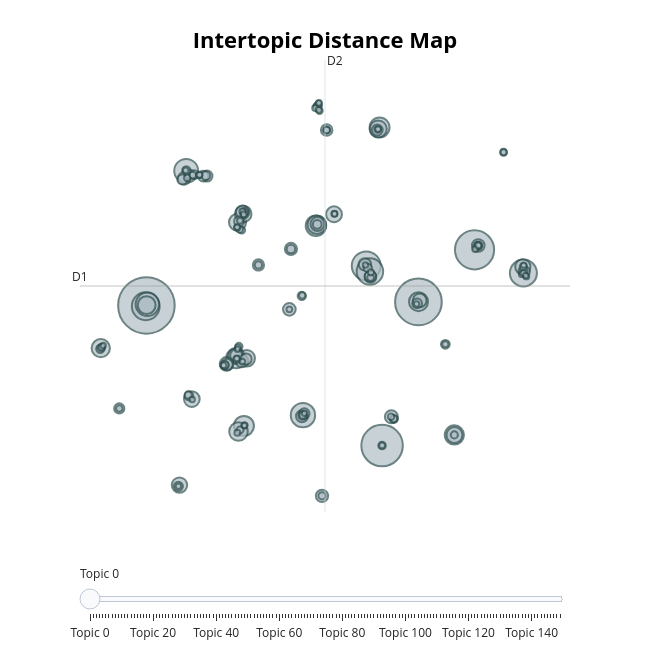

Here is the notebook cell this chart was saved with:
### Markdown cell above
### Distance Sémantique des thèmes

### Code cell
# Affiche l'interactivité des thèmes (distance sémantique)
topic_model.visualize_topics()

### Figure 1 — Plotly figure (JSON) as saved in the notebook; plotly's stock layout.template omitted (floating-point values rounded to 4 significant figures; data arrays with more than 128 entries replaced by an {"elided": "..."} marker saying what was removed)
{"data": [{"customdata": {"elided": "150x3 mixed values"}, "hovertemplate": "<b>Topic %{customdata[0]}</b><br>%{customdata[1]}<br>Size: %{customdata[2]}", "legendgroup": "", "marker": {"color": "#B0BEC5", "line": {"color": "DarkSlateGrey", "width": 2}, "size": {"elided": "150 int values"}, "sizemode": "area", "sizeref": 2.023, "symbol": "circle"}, "mode": "markers", "name": "", "orientation": "v", "showlegend": false, "type": "scatter", "x": {"elided": "150 float values"}, "xaxis": "x", "y": {"elided": "150 float values"}, "yaxis": "y"}], "layout": {"annotations": [{"showarrow": false, "text": "D1", "x": -12.37, "y": 7.129, "yshift": 10}, {"showarrow": false, "text": "D2", "x": 7.147, "xshift": 10, "y": 22.92}], "height": 650, "hoverlabel": {"bgcolor": "white", "font": {"family": "Rockwell", "size": 16}}, "legend": {"itemsizing": "constant", "tracegroupgap": 0}, "margin": {"t": 60}, "shapes": [{"line": {"color": "#CFD8DC", "width": 2}, "type": "line", "x0": 7.147, "x1": 7.147, "y0": -8.659, "y1": 22.92}, {"line": {"color": "#9E9E9E", "width": 2}, "type": "line", "x0": -12.37, "x1": 26.67, "y0": 7.129, "y1": 7.129}], "sliders": [{"active": 0, "pad": {"t": 50}, "steps": [{"args": [{"marker.color": {"elided": "1x150 str values"}}], "label": "Topic 0", "method": "update"}, {"args": [{"marker.color": {"elided": "1x150 str values"}}], "label": "Topic 1", "method": "update"}, {"args": [{"marker.color": {"elided": "1x150 str values"}}], "label": "Topic 2", "method": "update"}, {"args": [{"marker.color": {"elided": "1x150 str values"}}], "label": "Topic 3", "method": "update"}, {"args": [{"marker.color": {"elided": "1x150 str values"}}], "label": "Topic 4", "method": "update"}, {"args": [{"marker.color": {"elided": "1x150 str values"}}], "label": "Topic 5", "method": "update"}, {"args": [{"marker.color": {"elided": "1x150 str values"}}], "label": "Topic 6", "method": "update"}, {"args": [{"marker.color": {"elided": "1x150 str values"}}], "label": "Topic 7", "method": "update"}, {"args": [{"marker.color": {"elided": "1x150 str values"}}], "label": "Topic 8", "method": "update"}, {"args": [{"marker.color": {"elided": "1x150 str values"}}], "label": "Topic 9", "method": "update"}, {"args": [{"marker.color": {"elided": "1x150 str values"}}], "label": "Topic 10", "method": "update"}, {"args": [{"marker.color": {"elided": "1x150 str values"}}], "label": "Topic 11", "method": "update"}, {"args": [{"marker.color": {"elided": "1x150 str values"}}], "label": "Topic 12", "method": "update"}, {"args": [{"marker.color": {"elided": "1x150 str values"}}], "label": "Topic 13", "method": "update"}, {"args": [{"marker.color": {"elided": "1x150 str values"}}], "label": "Topic 14", "method": "update"}, {"args": [{"marker.color": {"elided": "1x150 str values"}}], "label": "Topic 15", "method": "update"}, {"args": [{"marker.color": {"elided": "1x150 str values"}}], "label": "Topic 16", "method": "update"}, {"args": [{"marker.color": {"elided": "1x150 str values"}}], "label": "Topic 17", "method": "update"}, {"args": [{"marker.color": {"elided": "1x150 str values"}}], "label": "Topic 18", "method": "update"}, {"args": [{"marker.color": {"elided": "1x150 str values"}}], "label": "Topic 19", "method": "update"}, {"args": [{"marker.color": {"elided": "1x150 str values"}}], "label": "Topic 20", "method": "update"}, {"args": [{"marker.color": {"elided": "1x150 str values"}}], "label": "Topic 21", "method": "update"}, {"args": [{"marker.color": {"elided": "1x150 str values"}}], "label": "Topic 22", "method": "update"}, {"args": [{"marker.color": {"elided": "1x150 str values"}}], "label": "Topic 23", "method": "update"}, {"args": [{"marker.color": {"elided": "1x150 str values"}}], "label": "Topic 24", "method": "update"}, {"args": [{"marker.color": {"elided": "1x150 str values"}}], "label": "Topic 25", "method": "update"}, {"args": [{"marker.color": {"elided": "1x150 str values"}}], "label": "Topic 26", "method": "update"}, {"args": [{"marker.color": {"elided": "1x150 str values"}}], "label": "Topic 27", "method": "update"}, {"args": [{"marker.color": {"elided": "1x150 str values"}}], "label": "Topic 28", "method": "update"}, {"args": [{"marker.color": {"elided": "1x150 str values"}}], "label": "Topic 29", "method": "update"}, {"args": [{"marker.color": {"elided": "1x150 str values"}}], "label": "Topic 30", "method": "update"}, {"args": [{"marker.color": {"elided": "1x150 str values"}}], "label": "Topic 31", "method": "update"}, {"args": [{"marker.color": {"elided": "1x150 str values"}}], "label": "Topic 32", "method": "update"}, {"args": [{"marker.color": {"elided": "1x150 str values"}}], "label": "Topic 33", "method": "update"}, {"args": [{"marker.color": {"elided": "1x150 str values"}}], "label": "Topic 34", "method": "update"}, {"args": [{"marker.color": {"elided": "1x150 str values"}}], "label": "Topic 35", "method": "update"}, {"args": [{"marker.color": {"elided": "1x150 str values"}}], "label": "Topic 36", "method": "update"}, {"args": [{"marker.color": {"elided": "1x150 str values"}}], "label": "Topic 37", "method": "update"}, {"args": [{"marker.color": {"elided": "1x150 str values"}}], "label": "Topic 38", "method": "update"}, {"args": [{"marker.color": {"elided": "1x150 str values"}}], "label": "Topic 39", "method": "update"}, {"args": [{"marker.color": {"elided": "1x150 str values"}}], "label": "Topic 40", "method": "update"}, {"args": [{"marker.color": {"elided": "1x150 str values"}}], "label": "Topic 41", "method": "update"}, {"args": [{"marker.color": {"elided": "1x150 str values"}}], "label": "Topic 42", "method": "update"}, {"args": [{"marker.color": {"elided": "1x150 str values"}}], "label": "Topic 43", "method": "update"}, {"args": [{"marker.color": {"elided": "1x150 str values"}}], "label": "Topic 44", "method": "update"}, {"args": [{"marker.color": {"elided": "1x150 str values"}}], "label": "Topic 45", "method": "update"}, {"args": [{"marker.color": {"elided": "1x150 str values"}}], "label": "Topic 46", "method": "update"}, {"args": [{"marker.color": {"elided": "1x150 str values"}}], "label": "Topic 47", "method": "update"}, {"args": [{"marker.color": {"elided": "1x150 str values"}}], "label": "Topic 48", "method": "update"}, {"args": [{"marker.color": {"elided": "1x150 str values"}}], "label": "Topic 49", "method": "update"}, {"args": [{"marker.color": {"elided": "1x150 str values"}}], "label": "Topic 50", "method": "update"}, {"args": [{"marker.color": {"elided": "1x150 str values"}}], "label": "Topic 51", "method": "update"}, {"args": [{"marker.color": {"elided": "1x150 str values"}}], "label": "Topic 52", "method": "update"}, {"args": [{"marker.color": {"elided": "1x150 str values"}}], "label": "Topic 53", "method": "update"}, {"args": [{"marker.color": {"elided": "1x150 str values"}}], "label": "Topic 54", "method": "update"}, {"args": [{"marker.color": {"elided": "1x150 str values"}}], "label": "Topic 55", "method": "update"}, {"args": [{"marker.color": {"elided": "1x150 str values"}}], "label": "Topic 56", "method": "update"}, {"args": [{"marker.color": {"elided": "1x150 str values"}}], "label": "Topic 57", "method": "update"}, {"args": [{"marker.color": {"elided": "1x150 str values"}}], "label": "Topic 58", "method": "update"}, {"args": [{"marker.color": {"elided": "1x150 str values"}}], "label": "Topic 59", "method": "update"}, {"args": [{"marker.color": {"elided": "1x150 str values"}}], "label": "Topic 60", "method": "update"}, {"args": [{"marker.color": {"elided": "1x150 str values"}}], "label": "Topic 61", "method": "update"}, {"args": [{"marker.color": {"elided": "1x150 str values"}}], "label": "Topic 62", "method": "update"}, {"args": [{"marker.color": {"elided": "1x150 str values"}}], "label": "Topic 63", "method": "update"}, {"args": [{"marker.color": {"elided": "1x150 str values"}}], "label": "Topic 64", "method": "update"}, {"args": [{"marker.color": {"elided": "1x150 str values"}}], "label": "Topic 65", "method": "update"}, {"args": [{"marker.color": {"elided": "1x150 str values"}}], "label": "Topic 66", "method": "update"}, {"args": [{"marker.color": {"elided": "1x150 str values"}}], "label": "Topic 67", "method": "update"}, {"args": [{"marker.color": {"elided": "1x150 str values"}}], "label": "Topic 68", "method": "update"}, {"args": [{"marker.color": {"elided": "1x150 str values"}}], "label": "Topic 69", "method": "update"}, {"args": [{"marker.color": {"elided": "1x150 str values"}}], "label": "Topic 70", "method": "update"}, {"args": [{"marker.color": {"elided": "1x150 str values"}}], "label": "Topic 71", "method": "update"}, {"args": [{"marker.color": {"elided": "1x150 str values"}}], "label": "Topic 72", "method": "update"}, {"args": [{"marker.color": {"elided": "1x150 str values"}}], "label": "Topic 73", "method": "update"}, {"args": [{"marker.color": {"elided": "1x150 str values"}}], "label": "Topic 74", "method": "update"}, {"args": [{"marker.color": {"elided": "1x150 str values"}}], "label": "Topic 75", "method": "update"}, {"args": [{"marker.color": {"elided": "1x150 str values"}}], "label": "Topic 76", "method": "update"}, {"args": [{"marker.color": {"elided": "1x150 str values"}}], "label": "Topic 77", "method": "update"}, {"args": [{"marker.color": {"elided": "1x150 str values"}}], "label": "Topic 78", "method": "update"}, {"args": [{"marker.color": {"elided": "1x150 str values"}}], "label": "Topic 79", "method": "update"}, {"args": [{"marker.color": {"elided": "1x150 str values"}}], "label": "Topic 80", "method": "update"}, {"args": [{"marker.color": {"elided": "1x150 str values"}}], "label": "Topic 81", "method": "update"}, {"args": [{"marker.color": {"elided": "1x150 str values"}}], "label": "Topic 82", "method": "update"}, {"args": [{"marker.color": {"elided": "1x150 str values"}}], "label": "Topic 83", "method": "update"}, {"args": [{"marker.color": {"elided": "1x150 str values"}}], "label": "Topic 84", "method": "update"}, {"args": [{"marker.color": {"elided": "1x150 str values"}}], "label": "Topic 85", "method": "update"}, {"args": [{"marker.color": {"elided": "1x150 str values"}}], "label": "Topic 86", "method": "update"}, {"args": [{"marker.color": {"elided": "1x150 str values"}}], "label": "Topic 87", "method": "update"}, {"args": [{"marker.color": {"elided": "1x150 str values"}}], "label": "Topic 88", "method": "update"}, {"args": [{"marker.color": {"elided": "1x150 str values"}}], "label": "Topic 89", "method": "update"}, {"args": [{"marker.color": {"elided": "1x150 str values"}}], "label": "Topic 90", "method": "update"}, {"args": [{"marker.color": {"elided": "1x150 str values"}}], "label": "Topic 91", "method": "update"}, {"args": [{"marker.color": {"elided": "1x150 str values"}}], "label": "Topic 92", "method": "update"}, {"args": [{"marker.color": {"elided": "1x150 str values"}}], "label": "Topic 93", "method": "update"}, {"args": [{"marker.color": {"elided": "1x150 str values"}}], "label": "Topic 94", "method": "update"}, {"args": [{"marker.color": {"elided": "1x150 str values"}}], "label": "Topic 95", "method": "update"}, {"args": [{"marker.color": {"elided": "1x150 str values"}}], "label": "Topic 96", "method": "update"}, {"args": [{"marker.color": {"elided": "1x150 str values"}}], "label": "Topic 97", "method": "update"}, {"args": [{"marker.color": {"elided": "1x150 str values"}}], "label": "Topic 98", "method": "update"}, {"args": [{"marker.color": {"elided": "1x150 str values"}}], "label": "Topic 99", "method": "update"}, {"args": [{"marker.color": {"elided": "1x150 str values"}}], "label": "Topic 100", "method": "update"}, {"args": [{"marker.color": {"elided": "1x150 str values"}}], "label": "Topic 101", "method": "update"}, {"args": [{"marker.color": {"elided": "1x150 str values"}}], "label": "Topic 102", "method": "update"}, {"args": [{"marker.color": {"elided": "1x150 str values"}}], "label": "Topic 103", "method": "update"}, {"args": [{"marker.color": {"elided": "1x150 str values"}}], "label": "Topic 104", "method": "update"}, {"args": [{"marker.color": {"elided": "1x150 str values"}}], "label": "Topic 105", "method": "update"}, {"args": [{"marker.color": {"elided": "1x150 str values"}}], "label": "Topic 106", "method": "update"}, {"args": [{"marker.color": {"elided": "1x150 str values"}}], "label": "Topic 107", "method": "update"}, {"args": [{"marker.color": {"elided": "1x150 str values"}}], "label": "Topic 108", "method": "update"}, {"args": [{"marker.color": {"elided": "1x150 str values"}}], "label": "Topic 109", "method": "update"}, {"args": [{"marker.color": {"elided": "1x150 str values"}}], "label": "Topic 110", "method": "update"}, {"args": [{"marker.color": {"elided": "1x150 str values"}}], "label": "Topic 111", "method": "update"}, {"args": [{"marker.color": {"elided": "1x150 str values"}}], "label": "Topic 112", "method": "update"}, {"args": [{"marker.color": {"elided": "1x150 str values"}}], "label": "Topic 113", "method": "update"}, {"args": [{"marker.color": {"elided": "1x150 str values"}}], "label": "Topic 114", "method": "update"}, {"args": [{"marker.color": {"elided": "1x150 str values"}}], "label": "Topic 115", "method": "update"}, {"args": [{"marker.color": {"elided": "1x150 str values"}}], "label": "Topic 116", "method": "update"}, {"args": [{"marker.color": {"elided": "1x150 str values"}}], "label": "Topic 117", "method": "update"}, {"args": [{"marker.color": {"elided": "1x150 str values"}}], "label": "Topic 118", "method": "update"}, {"args": [{"marker.color": {"elided": "1x150 str values"}}], "label": "Topic 119", "method": "update"}, {"args": [{"marker.color": {"elided": "1x150 str values"}}], "label": "Topic 120", "method": "update"}, {"args": [{"marker.color": {"elided": "1x150 str values"}}], "label": "Topic 121", "method": "update"}, {"args": [{"marker.color": {"elided": "1x150 str values"}}], "label": "Topic 122", "method": "update"}, {"args": [{"marker.color": {"elided": "1x150 str values"}}], "label": "Topic 123", "method": "update"}, {"args": [{"marker.color": {"elided": "1x150 str values"}}], "label": "Topic 124", "method": "update"}, {"args": [{"marker.color": {"elided": "1x150 str values"}}], "label": "Topic 125", "method": "update"}, {"args": [{"marker.color": {"elided": "1x150 str values"}}], "label": "Topic 126", "method": "update"}, {"args": [{"marker.color": {"elided": "1x150 str values"}}], "label": "Topic 127", "method": "update"}, {"args": [{"marker.color": {"elided": "1x150 str values"}}], "label": "Topic 128", "method": "update"}, {"args": [{"marker.color": {"elided": "1x150 str values"}}], "label": "Topic 129", "method": "update"}, {"args": [{"marker.color": {"elided": "1x150 str values"}}], "label": "Topic 130", "method": "update"}, {"args": [{"marker.color": {"elided": "1x150 str values"}}], "label": "Topic 131", "method": "update"}, {"args": [{"marker.color": {"elided": "1x150 str values"}}], "label": "Topic 132", "method": "update"}, {"args": [{"marker.color": {"elided": "1x150 str values"}}], "label": "Topic 133", "method": "update"}, {"args": [{"marker.color": {"elided": "1x150 str values"}}], "label": "Topic 134", "method": "update"}, {"args": [{"marker.color": {"elided": "1x150 str values"}}], "label": "Topic 135", "method": "update"}, {"args": [{"marker.color": {"elided": "1x150 str values"}}], "label": "Topic 136", "method": "update"}, {"args": [{"marker.color": {"elided": "1x150 str values"}}], "label": "Topic 137", "method": "update"}, {"args": [{"marker.color": {"elided": "1x150 str values"}}], "label": "Topic 138", "method": "update"}, {"args": [{"marker.color": {"elided": "1x150 str values"}}], "label": "Topic 139", "method": "update"}, {"args": [{"marker.color": {"elided": "1x150 str values"}}], "label": "Topic 140", "method": "update"}, {"args": [{"marker.color": {"elided": "1x150 str values"}}], "label": "Topic 141", "method": "update"}, {"args": [{"marker.color": {"elided": "1x150 str values"}}], "label": "Topic 142", "method": "update"}, {"args": [{"marker.color": {"elided": "1x150 str values"}}], "label": "Topic 143", "method": "update"}, {"args": [{"marker.color": {"elided": "1x150 str values"}}], "label": "Topic 144", "method": "update"}, {"args": [{"marker.color": {"elided": "1x150 str values"}}], "label": "Topic 145", "method": "update"}, {"args": [{"marker.color": {"elided": "1x150 str values"}}], "label": "Topic 146", "method": "update"}, {"args": [{"marker.color": {"elided": "1x150 str values"}}], "label": "Topic 147", "method": "update"}, {"args": [{"marker.color": {"elided": "1x150 str values"}}], "label": "Topic 148", "method": "update"}, {"args": [{"marker.color": {"elided": "1x150 str values"}}], "label": "Topic 149", "method": "update"}]}], "title": {"font": {"color": "Black", "size": 22}, "text": "<b>Intertopic Distance Map</b>", "x": 0.5, "xanchor": "center", "y": 0.95, "yanchor": "top"}, "width": 650, "xaxis": {"anchor": "y", "domain": [0, 1], "range": [-12.37, 26.67], "title": {"text": ""}, "visible": false}, "yaxis": {"anchor": "x", "domain": [0, 1], "range": [-8.659, 22.92], "title": {"text": ""}, "visible": false}}}
